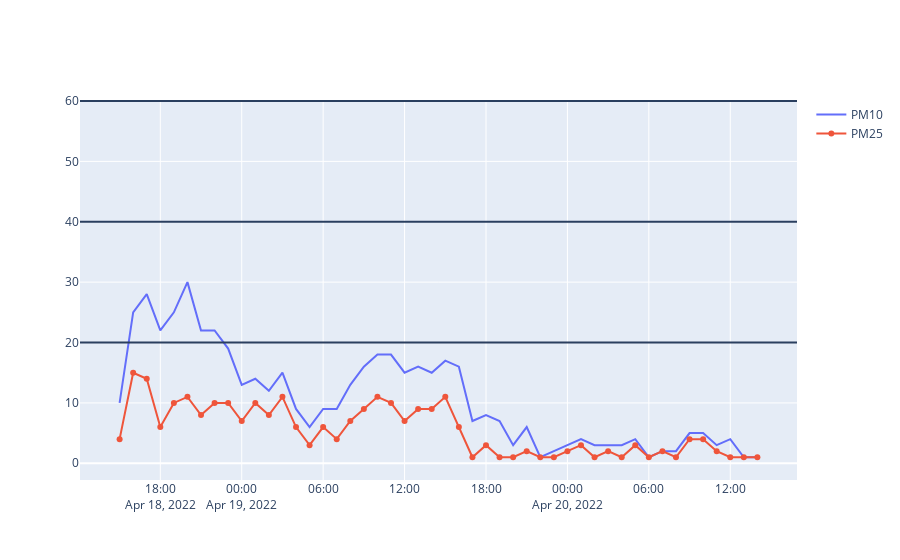

The notebook cell this image was saved under:
### Code cell
import plotly.graph_objects as go

fig = go.Figure()
fig.add_trace(go.Scatter(x=data['index'], y=data["PM10"],
                    mode='lines',
                    name='PM10'))

fig.add_trace(go.Scatter(x=data['index'], y=data["PM25"],
                    mode='lines+markers',
                    name='PM25'))

fig.add_hline(y=20, fillcolor='red')
fig.add_hline(y=40, fillcolor='red')
fig.add_hline(y=60, fillcolor='red')
